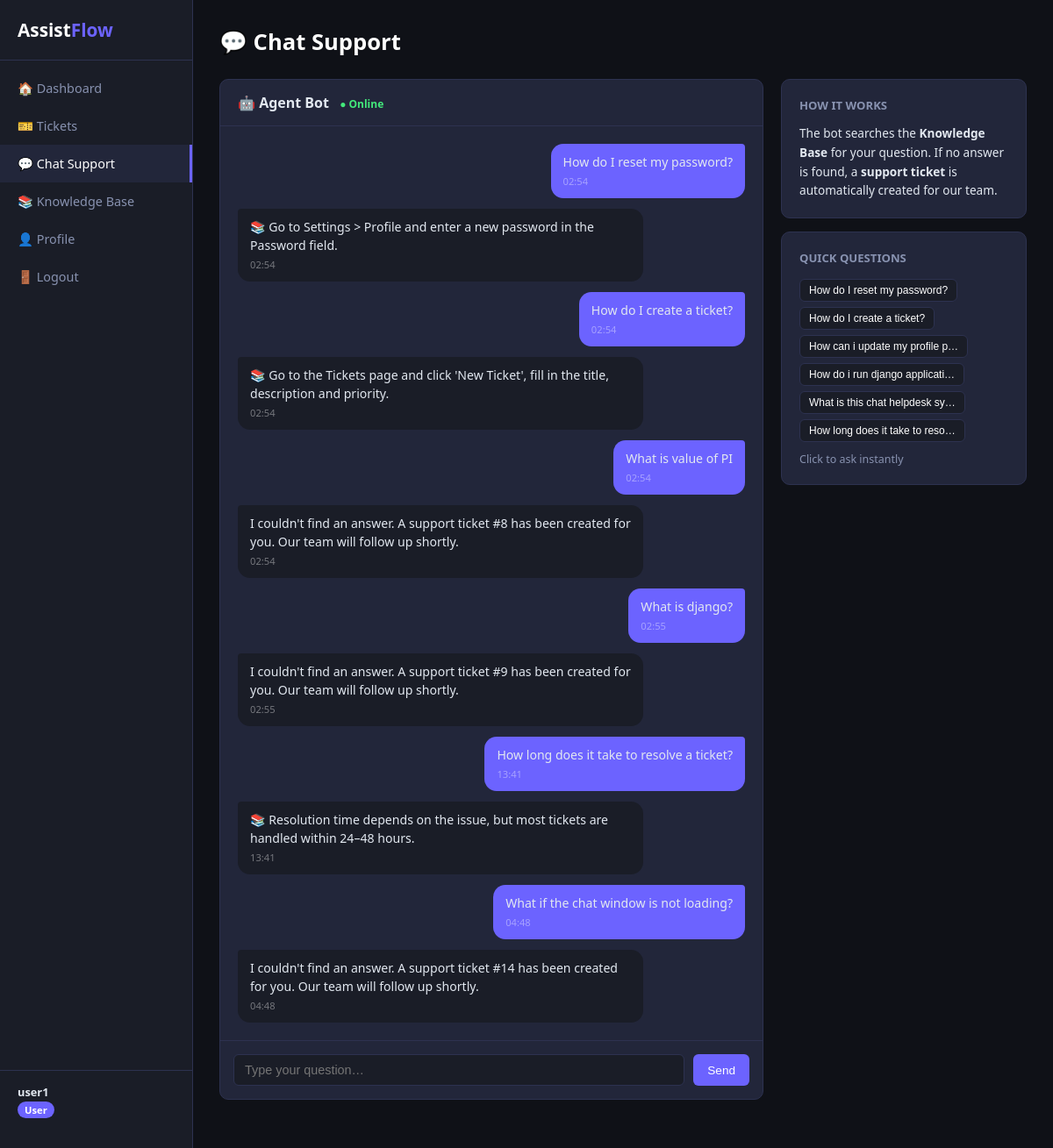
Screenshot of /chat/ (signed in) with the database file from the repository.
### core/models.py (models this page shows, shortened)
class User(AbstractUser):
    ROLE_CHOICES = [('admin', 'Admin'), ('agent', 'Agent'), ('user', 'User')]
    role = models.CharField(max_length=10, choices=ROLE_CHOICES, default='user')
    bio = models.TextField(blank=True)

class Message(models.Model):
    ticket = models.ForeignKey(Ticket, on_delete=models.CASCADE, related_name='messages', null=True, blank=True)
    sender = models.ForeignKey(User, on_delete=models.CASCADE)
    content = models.TextField()
    is_bot = models.BooleanField(default=False)
    created_at = models.DateTimeField(auto_now_add=True)
    class Meta:
        ordering = ['created_at']

class KnowledgeBase(models.Model):
    question = models.CharField(max_length=300)
    answer = models.TextField()
    keywords = models.CharField(max_length=300, blank=True, help_text="Comma-separated keywords")
    created_at = models.DateTimeField(auto_now_add=True)

### core/views.py (the view)
# urls.py: path('chat/', views.chat_view, name='chat'),
@login_required
def chat_view(request):
    messages = Message.objects.filter(sender=request.user, ticket__isnull=True).order_by('created_at')
    kb_suggestions = KnowledgeBase.objects.all()[:6]
    return render(request, 'core/chat.html', {'messages': messages, 'kb_suggestions': kb_suggestions})

### core/templates/core/chat.html (shortened to what this page needs)
{% extends 'core/base.html' %}
{% block content %}
<div class="page-title">💬 Chat Support</div>
<div class="chat-layout">
  <div class="card chat-card">
    <div class="chat-header">
      🤖 Agent Bot <span style="font-size:.75rem;color:var(--green);margin-left:8px">● Online</span>
    </div>
    <div id="chatBox" class="chat-box">
      {% for m in messages %}
      <div style="display:flex;{% if not m.is_bot %}justify-content:flex-end{% endif %}">
        <div style="max-width:80%;padding:10px 14px;border-radius:{% if m.is_bot %}4px 14px 14px 14px{% else %}14px 4px 14px 14px{% endif %};background:{% if m.is_bot %}var(--surface){% else %}var(--accent){% endif %};font-size:.88rem;line-height:1.5">
          {{ m.content }}
          <div style="font-size:.7rem;color:rgba(255,255,255,.4);margin-top:4px">{{ m.created_at|date:"H:i" }}</div>
        </div>
      </div>
      {% empty %}
      <div style="text-align:center;color:var(--muted);margin-top:40px">
        <div style="font-size:3rem">🤖</div>
        <p style="margin-top:10px">Hi! I'm your support bot.<br>Ask me anything — I'll search the knowledge base for you.</p>
      </div>
      {% endfor %}
    </div>
    <div class="chat-input-row">
      <input type="text" id="msgInput" placeholder="Type your question…" onkeydown="if(event.key==='Enter')sendMsg()">
      <button class="btn" onclick="sendMsg()">Send</button>
    </div>
  </div>
  <div class="chat-side">
    <div class="card">
      <h4 style="margin-bottom:12px;color:var(--muted);font-size:.82rem;text-transform:uppercase">How it works</h4>
      <p style="font-size:.85rem;color:var(--text);line-height:1.6">The bot searches the <strong>Knowledge Base</strong> for your question. If no answer is found, a <strong>support ticket</strong> is automatically created for our team.</p>
    </div>
    <div class="card" style="margin-top:15px">
      <h4 style="margin-bottom:12px;color:var(--muted);font-size:.82rem;text-transform:uppercase">Quick Questions</h4>
      {% for entry in kb_suggestions %}
      <button class="btn btn-sm" style="margin:3px 3px 3px 0;background:var(--surface);border:1px solid var(--border)" onclick="document.getElementById('msgInput').value='{{ entry.question|escapejs }}';sendMsg()">{{ entry.question|truncatechars:30 }}</button>
      {% endfor %}
      <p style="font-size:.78rem;color:var(--muted);margin-top:8px">Click to ask instantly</p>
    </div>
  </div>
</div>
{% endblock %}

### core/templates/core/base.html (shortened to what this page needs)
<!DOCTYPE html>
<html lang="en">
<head>
</head>
<body>
{% if user.is_authenticated %}
<aside class="sidebar" id="sidebar">
  <div class="logo">Assist<span>Flow</span></div>
  <nav>
    <a href="{% url 'dashboard' %}" class="{% if request.resolver_match.url_name == 'dashboard' %}active{% endif %}" onclick="closeSidebar()">🏠 Dashboard</a>
    <a href="{% url 'tickets' %}" class="{% if 'ticket' in request.resolver_match.url_name %}active{% endif %}" onclick="closeSidebar()">🎫 Tickets</a>
    <a href="{% url 'chat' %}" class="{% if request.resolver_match.url_name == 'chat' %}active{% endif %}" onclick="closeSidebar()">💬 Chat Support</a>
    <a href="{% url 'knowledge_base' %}" class="{% if 'kb' in request.resolver_match.url_name or 'knowledge' in request.resolver_match.url_name %}active{% endif %}" onclick="closeSidebar()">📚 Knowledge Base</a>
    <a href="{% url 'profile' %}" class="{% if request.resolver_match.url_name == 'profile' %}active{% endif %}" onclick="closeSidebar()">👤 Profile</a>
    <a href="{% url 'logout' %}">🚪 Logout</a>
  </nav>
  <div class="user-info">
    <strong>{{ user.get_full_name|default:user.username }}</strong>
    <span class="badge">{{ user.role|title }}</span>
  </div>
</aside>
{% endif %}
<main>{% block content %}{% endblock %}</main>
</body>
</html>

### core/templates/core/base.html (style rules this page uses)
* { box-sizing:border-box;margin:0;padding:0 }
:root { --bg:#0f1117;--surface:#1a1d27;--card:#22263a;--accent:#6c63ff;--accent2:#ff6584;--text:#e2e8f0;--muted:#8892b0;--border:#2d3250;--green:#43e97b;--yellow:#f9ca24;--red:#ff6b6b;--radius:10px }
body { background:var(--bg);color:var(--text);font-family:'Segoe UI',system-ui,sans-serif;display:flex;min-height:100vh }
a { color:var(--accent);text-decoration:none }
.sidebar { width:220px;background:var(--surface);padding:20px 0;display:flex;flex-direction:column;border-right:1px solid var(--border);position:fixed;height:100vh;overflow-y:auto;z-index:200;transition:transform .25s ease }
.sidebar .logo { padding:0 20px 20px;font-size:1.3rem;font-weight:700;color:#fff;border-bottom:1px solid var(--border);margin-bottom:10px }
.sidebar .logo span { color:var(--accent) }
.sidebar nav a { display:flex;align-items:center;gap:10px;padding:12px 20px;color:var(--muted);font-size:.9rem;transition:.2s }
.sidebar nav a:hover,.sidebar nav a.active { background:var(--card);color:#fff;border-right:3px solid var(--accent) }
.sidebar .user-info { margin-top:auto;padding:15px 20px;border-top:1px solid var(--border);font-size:.8rem;color:var(--muted) }
.sidebar .user-info strong { display:block;color:var(--text);margin-bottom:2px }
.sidebar .user-info .badge { background:var(--accent);color:#fff;padding:2px 8px;border-radius:20px;font-size:.7rem }
main { margin-left:220px;flex:1;padding:30px }
.page-title { font-size:1.6rem;font-weight:700;margin-bottom:25px;color:#fff }
.card { background:var(--card);border:1px solid var(--border);border-radius:var(--radius);padding:20px }
button,.btn { background:var(--accent);color:#fff;border:none;padding:8px 16px;border-radius:6px;cursor:pointer;font-size:.85rem;transition:.2s;display:inline-block }
.btn-sm { padding:5px 10px;font-size:.75rem }
input,select,textarea { background:var(--surface);border:1px solid var(--border);color:var(--text);padding:9px 12px;border-radius:6px;width:100%;font-size:.9rem }
.badge { padding:3px 10px;border-radius:20px;font-size:.72rem;font-weight:600 }

### core/templates/core/chat.html (style rules this page uses)
.chat-layout { display:grid;grid-template-columns:1fr 280px;gap:20px;height:calc(100vh - 145px) }
.chat-card { display:flex;flex-direction:column;padding:0;overflow:hidden }
.chat-header { padding:15px 20px;border-bottom:1px solid var(--border);font-weight:600;flex-shrink:0 }
.chat-box { flex:1;overflow-y:auto;padding:20px;display:flex;flex-direction:column;gap:12px }
.chat-input-row { padding:15px;border-top:1px solid var(--border);display:flex;gap:10px;flex-shrink:0 }
.chat-side { display:flex;flex-direction:column }

### rows the page displays
User: get_full_name "user1", role "User"
Message: content "How do I reset my password?", created_at "02:54"
Message: content "📚 Go to Settings > Profile and enter a new password in the Password field.", created_at "02:54"
Message: content "How do I create a ticket?", created_at "02:54"
Message: content "📚 Go to the Tickets page and click 'New Ticket', fill in the title, description and priority.", created_at "02:54"
Message: content "What is value of PI", created_at "02:54"
Message: content "I couldn't find an answer. A support ticket #8 has been created for you. Our team will follow up shortly.", created_at "02:54"
Message: content "What is django?", created_at "02:55"
Message: content "I couldn't find an answer. A support ticket #9 has been created for you. Our team will follow up shortly.", created_at "02:55"
Message: content "How long does it take to resolve a ticket?", created_at "13:41"
Message: content "📚 Resolution time depends on the issue, but most tickets are handled within 24–48 hours.", created_at "13:41"
Message: content "What if the chat window is not loading?", created_at "04:48"
Message: content "I couldn't find an answer. A support ticket #14 has been created for you. Our team will follow up shortly.", created_at "04:48"
KnowledgeBase: question "How do I reset my password?"
KnowledgeBase: question "How do I create a ticket?"
KnowledgeBase: question "How can i update my profile p…"
KnowledgeBase: question "How do i run django applicati…"
KnowledgeBase: question "What is this chat helpdesk sy…"
KnowledgeBase: question "How long does it take to reso…"
